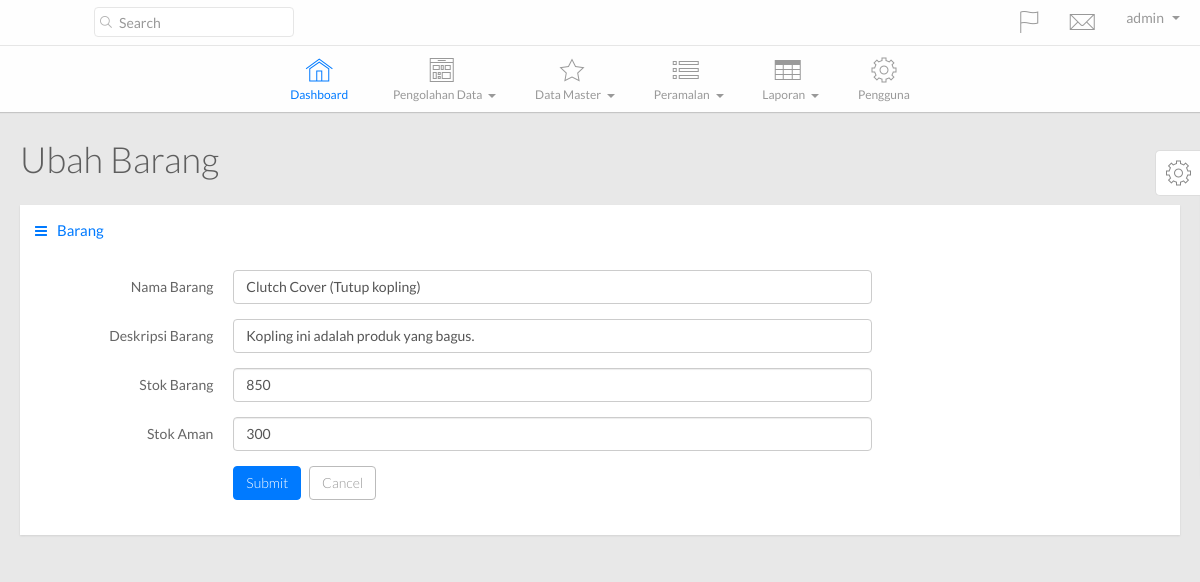
Screenshot of /main.php?hal=ubah_barang&kode=BRG001 (signed in) with the database file from the repository.
### tables this page shows
CREATE TABLE IF NOT EXISTS `tb_barang` (
  `kode_barang` varchar(30) NOT NULL,
  `nama_barang` varchar(75) NOT NULL,
  `deskripsi_barang` varchar(250) NOT NULL,
  `stok_barang` int(11) NOT NULL,
  `kode_admin` varchar(30) NOT NULL,
  `safety_stock` int(11) NOT NULL DEFAULT '0',
  PRIMARY KEY (`kode_barang`),
  KEY `kode_satuan` (`kode_admin`),
  KEY `admin_id` (`kode_admin`)
);

### config/SimplePDO.php (called while the page is built, shortened)
<?php
class SimplePDO {
    private $pdo = null;
    static $inst = null;
    static $settings = array(
        'host' => '',
        'user' => '',
        'password' => '',
        'database' => '',
        'results' => 'object',
        'charset' => 'utf8'
    );
    public function __construct()
    {
        $fetch_mode = ( self::$settings["results"] == 'object' ) ? PDO::FETCH_OBJ : PDO::FETCH_ASSOC;
        $options = array(
            PDO::ATTR_DEFAULT_FETCH_MODE => $fetch_mode,
            PDO::ATTR_ERRMODE => PDO::ERRMODE_EXCEPTION,
            PDO::MYSQL_ATTR_INIT_COMMAND => "SET NAMES ".self::$settings["charset"],
            PDO::ATTR_EMULATE_PREPARES => false
        );
        $dsn = 'mysql:dbname='.self::$settings["database"].';host='.self::$settings["host"].';charset='.self::$settings["charset"];
        try {
            $this->pdo = new PDO( $dsn, self::$settings["user"], self::$settings["password"], $options );
        } catch( PDOException $e ) {
            trigger_error( $e->getMessage() );
        }
    }
    public function query( $query, $bindings = array(), $internal_call = false )
    {
        try {
            $this->c_query = $this->pdo->prepare( $query );
            if( empty( $bindings ) )
            {
                $this->c_query->execute();
            }
            else
            {
                $this->c_query->execute( (array)$bindings );
            }
            if( $internal_call === true )
            {
                return $this->c_query;
            }
            elseif( $this->c_query && $this->lastid() )
            {
                return $this->lastid();
            }
            else
            {
                return false;
            }
        } catch( PDOException $e ) {
            trigger_error( $e->getMessage() );
        }
    }
    public function get_row( $query, $bindings = array() )
    {
        $this->c_query = $this->query( $query, $bindings, true );
        if( $this->c_query )
        {
            return $this->c_query->fetch();
        }
        else
        {
            return false;
        }
    }
    static function getInstance()
    {
        if( self::$inst == null )
        {
            self::$inst = new SimplePDO();
        }
        return self::$inst;
    }
    static function set_options( $array = array() )
    {
        if( !empty( $array ) )
        {
            foreach( $array as $k => $v )
            {
                if( isset( self::$settings[$k] ) )
                {
                    self::$settings[$k] = $v;
                }
            }
        }
    }
}

### template/ubah_barang.php (the view, shortened to what this page needs)
<?php $database = SimplePDO::getInstance();
	  $row = $database->get_row("SELECT * FROM tb_barang WHERE kode_barang=?",array($_GET['kode']));
?>
<div class="page-title">
  <h1>
    Ubah Barang
  </h1>
</div>
<div class="row">
  <div class="col-lg-12">
    <div class="widget-container fluid-height clearfix">
      <div class="heading">
        <i class="fa fa-bars"></i>Barang
      </div>
      <div class="widget-content padded">
        <form action="proses/ubah_barang.php" class="form-horizontal" method="post">
          <div class="form-group">
            <label class="control-label col-md-2">Nama Barang</label>
            <div class="col-md-7">
              <input class="form-control" placeholder="nama barang" type="text" name="nama_barang" value="<?php echo $row->nama_barang;?>"/>
            </div>
          </div>
          <div class="form-group">
            <label class="control-label col-md-2">Deskripsi Barang</label>
            <div class="col-md-7">
              <input class="form-control" placeholder="deskripsi" type="text" name="deskripsi" value="<?php echo $row->deskripsi_barang;?>" />
            </div>
          </div>
          <div class="form-group">
            <label class="control-label col-md-2">Stok Barang</label>
            <div class="col-md-7">
              <input class="form-control" placeholder="stok" type="stok barang" name="stok_barang" value="<?php echo $row->stok_barang;?>"/>
            </div>
          </div>
          <div class="form-group">
            <label class="control-label col-md-2">Stok Aman</label>
            <div class="col-md-7">
              <input class="form-control" placeholder="stok" type="stok barang" name="stok_aman" value="<?php echo $row->safety_stock;?>"/>
            </div>
          </div>
          <div class="form-group">
            <label class="control-label col-md-2"></label>
            <div class="col-md-7">
              <button class="btn btn-primary" type="submit" name="submit">Submit</button>
              <a href="main.php?hal=daftar_barang" class="btn btn-default-outline">Cancel</a>
            </div>
          </div>
        </form>
      </div>
    </div>
  </div>
</div>

### stylesheets/color/green.css (style rules this page uses)
a { color: #60c560; }
.widget-container .heading { color: #60c560; }

### stylesheets/color/orange.css (style rules this page uses)
a { color: #f0ad4e; }
.widget-container .heading { color: #f0ad4e; }

### stylesheets/color/magenta.css (style rules this page uses)
a { color: #c741c9; }
.widget-container .heading { color: #c741c9; }

### stylesheets/color/gray.css (style rules this page uses)
a { color: #999999; }
.widget-container .heading { color: #999999; }

### rows the page displays
tb_barang: nama_barang "Clutch Cover (Tutup kopling)", deskripsi "Kopling ini adalah produk yang bagus.", stok_barang "850", stok_aman "300"

### other values shown
$_SESSION['username'] "admin"
